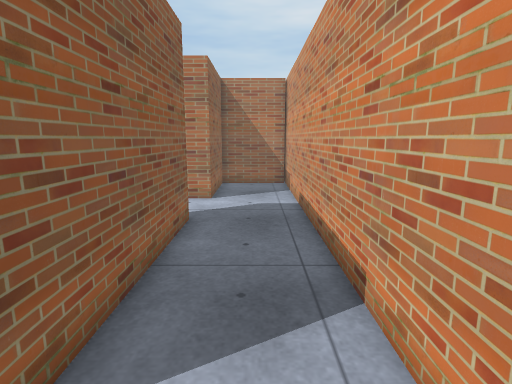
[1] (above)

21 first-person views from a walk through a Unity game level. The camera is 1.3 m above the floor, tilts 10° down and sees 80° across. The floor is counted in squares, 0.5 m on a side. Each view is taken from the middle of a square. On the plan, view 1 faces up. The plan holds only what a view shows up to about 20 squares ahead; the rest is blank. The place goes on beyond the plan. The player character is not drawn. Door leaves are left out, so doorways stand open. Some surface patterns are stand-ins.

[2]
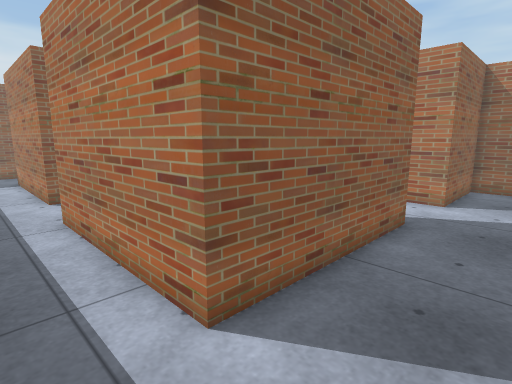

[3]
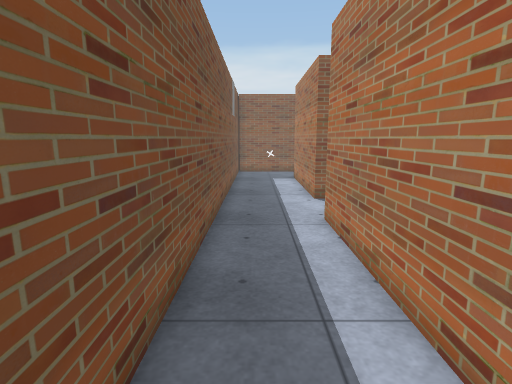

[4]
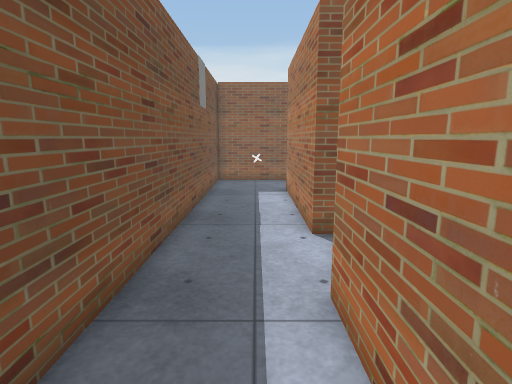

[5]
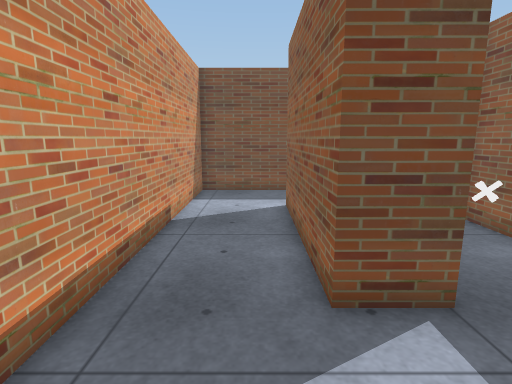

[6]
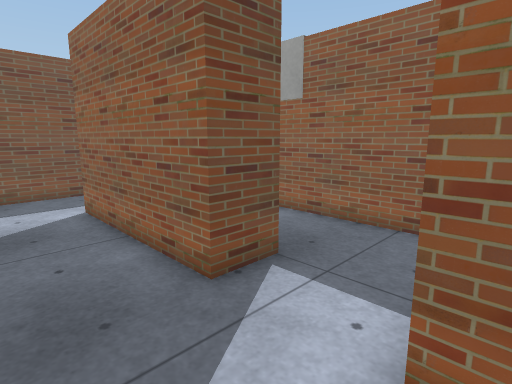

[7]
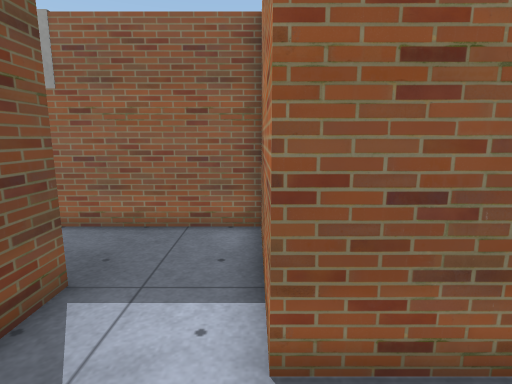

[8]
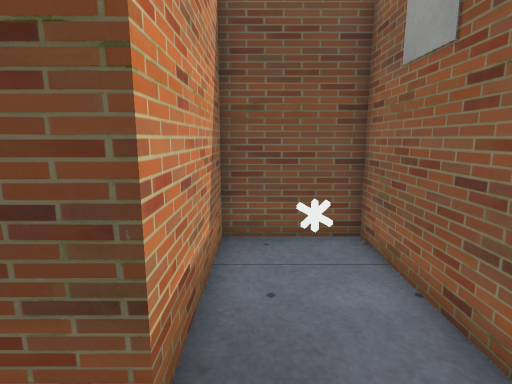

[9]
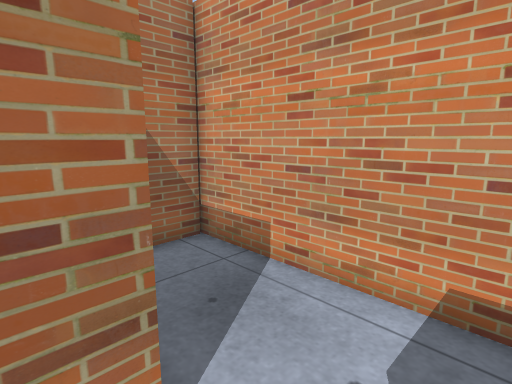

[10]
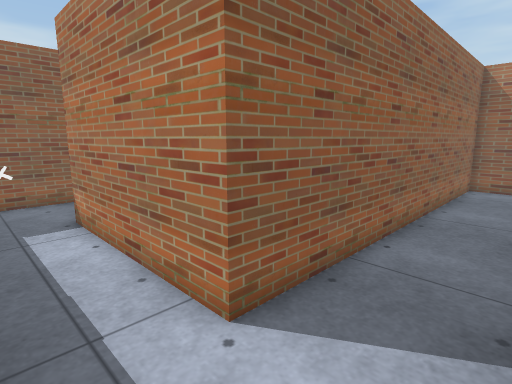

[11]
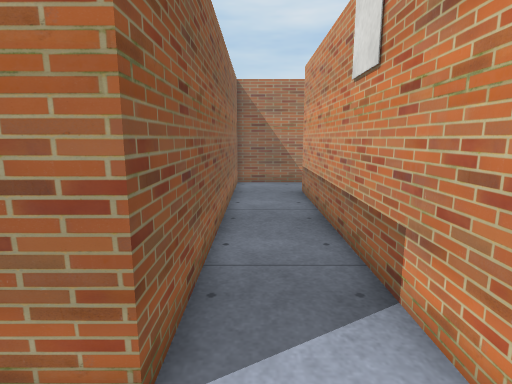

[12]
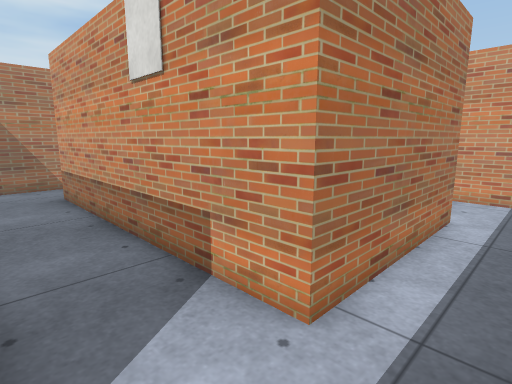

[13]
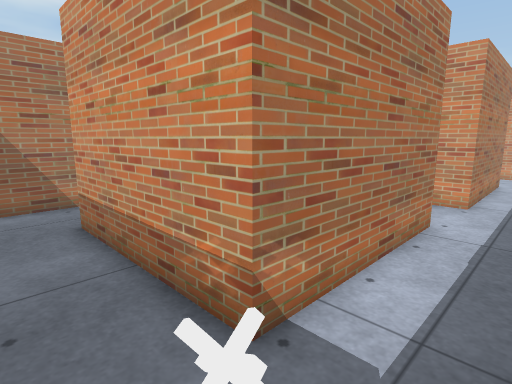

[14]
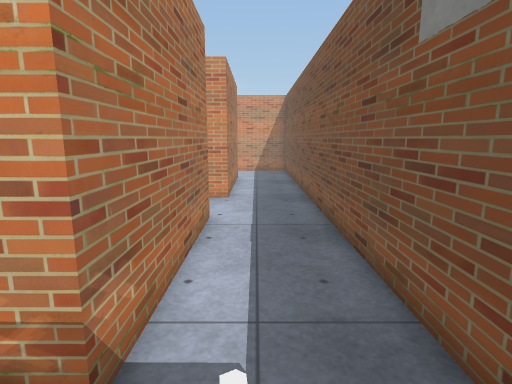

[15]
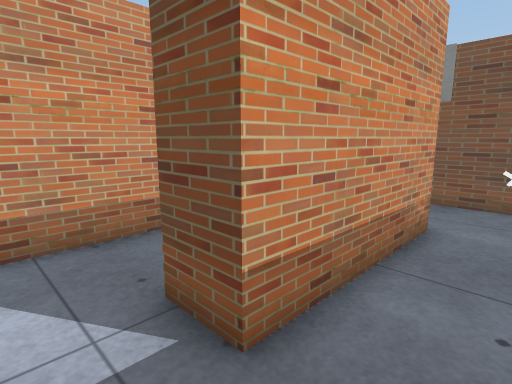

[16]
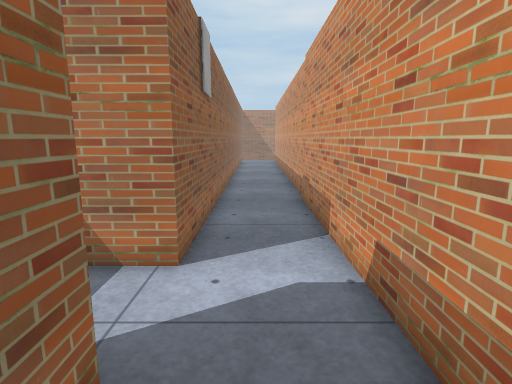

[17]
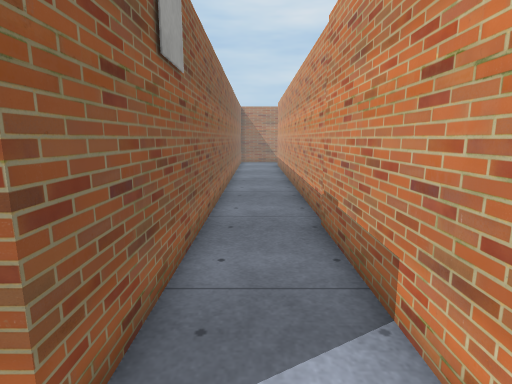

[18]
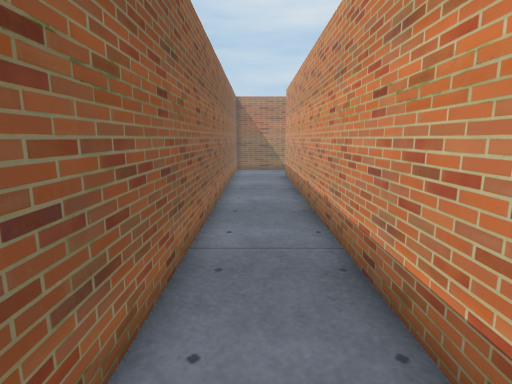

[19]
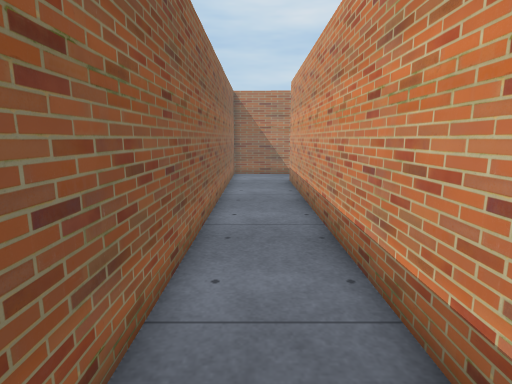

[20]
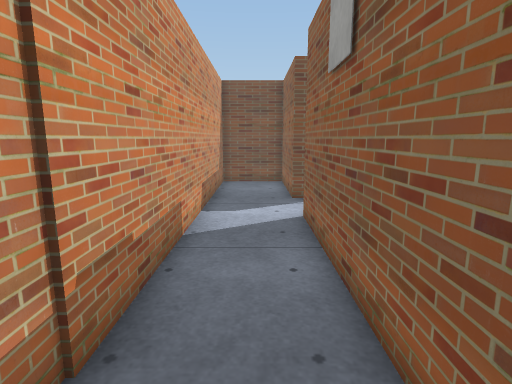

[21]
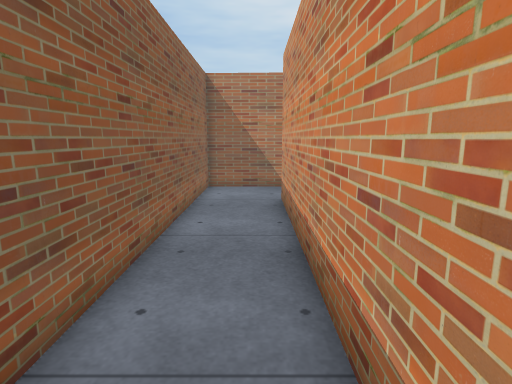

### Floor plan
Points are (right, up) in squares from view 1. A wall is a line through its corners. A room is listed if a view was taken in it or the views show most of it. See-through windows are left out.
Room 1 (views 1, 2, 3, 4, 5, 6, 7, 8, 9, 10)
walls: (1.8, 17.8) (-2, 17.8) (-2, 13.2) (-7.8, 13.2) (-7.8, 4.1) (-4.1, 4.1) (-4.1, 9.6) (-2.2, 9.6) (-2.2, 2.2) (-9.7, 2.2); (-10.5, -1.4) (1.7, -1.4) (1.7, 18.5)
ways out: opening at (-10.3, 1) to room 2; opening at (-11, 3)
objects: other object (-6, 7) to (-6, 8)
Room 2 (views 11, 12, 13, 14)
walls: (-13.1, 2.5) (-20.5, 2.5); (-23.5, -1.4) (-10.5, -1.4)
ways out: opening at (-10.3, 1) to room 1; opening at (-22.5, 2) to room 3; opening at (-12, 3)
objects: other object (-22, 1)
Room 3 (views 15, 16, 17, 18, 19, 20, 21)
walls: (-20.5, 2.5) (-20.5, 9.6) (-18.6, 9.6) (-18.6, 4.5) (-14.9, 4.5) (-14.9, 41.1); (-18.6, 41.5) (-18.6, 12.9) (-22.1, 12.9)
ways out: opening at (-22.5, 2) to room 2

Where each view was taken, in squares from view 1:
view 1: 0 up, 0 right, facing up
view 2: 0 up, 1 right, facing up-left
view 3: 0 up, 0 right, facing left
view 4: 1 up, 5 left, facing left
view 5: 14 up, 1 left, facing down
view 6: 14 up, 1 right, facing down-left
view 7: 13 up, 1 right, facing left
view 8: 12 up, 5 left, facing down
view 9: 11 up, 3 left, facing up-right
view 10: 0 up, 10 left, facing up-left
view 11: 0 up, 12 left, facing up
view 12: 0 up, 13 left, facing up-right
view 13: 0 up, 23 left, facing up-right
view 14: 1 up, 23 left, facing right
view 15: 12 up, 23 left, facing down-right
view 16: 7 up, 17 left, facing up
view 17: 11 up, 17 left, facing up
view 18: 19 up, 17 left, facing up
view 19: 22 up, 17 left, facing up
view 20: 23 up, 17 left, facing down
view 21: 28 up, 16 left, facing up
